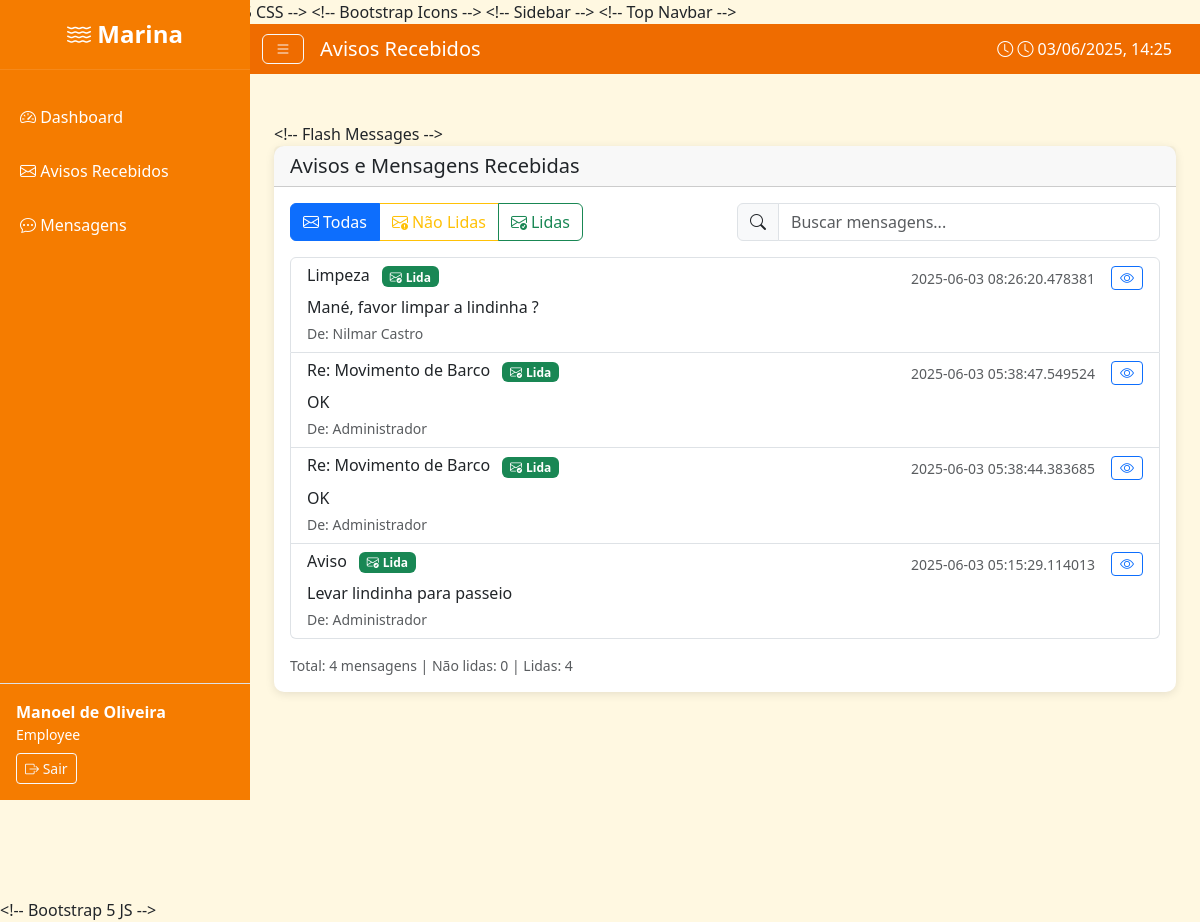
Screenshot of /employee/messages (signed in) with the database file from the repository.
### tables this page shows
CREATE TABLE messages (
    id INTEGER PRIMARY KEY AUTOINCREMENT,
    sender_id INTEGER NOT NULL,
    recipient_id INTEGER,
    subject TEXT NOT NULL,
    content TEXT NOT NULL,
    status TEXT DEFAULT 'unread',
    sent_at DATETIME DEFAULT CURRENT_TIMESTAMP,
    FOREIGN KEY (sender_id) REFERENCES users (id),
    FOREIGN KEY (recipient_id) REFERENCES users (id)
);

CREATE TABLE users (
    id INTEGER PRIMARY KEY AUTOINCREMENT,
    name TEXT NOT NULL,
    email TEXT UNIQUE NOT NULL,
    password TEXT NOT NULL,
    role TEXT NOT NULL CHECK (role IN ('admin', 'associate', 'employee')),
    cpf TEXT,
    phone TEXT,
    address TEXT,
    plan TEXT,
    status TEXT DEFAULT 'active' CHECK (status IN ('active', 'inactive', 'suspended')),
    created_at DATETIME DEFAULT CURRENT_TIMESTAMP
);

### app.py (the view)
@app.route('/employee/messages')
@login_required
@role_required(['employee'])
def employee_messages():
    log_user_activity(session['user_id'], 'view_my_messages', 'messages', None, 'Visualização das minhas mensagens')
    conn = get_db_connection()
    messages = conn.execute("""
        SELECT m.*, s.name as sender_name
        FROM messages m
        LEFT JOIN users s ON m.sender_id = s.id
        WHERE m.recipient_id = ? OR m.recipient_id IS NULL
        ORDER BY m.sent_at DESC
    """, (session['user_id'],)).fetchall()
    conn.close()
    return render_template('employee/messages.html', messages=messages)

### app.py (called while the page is built)
def login_required(f):
    @wraps(f)
    def decorated_function(*args, **kwargs):
        if 'user_id' not in session:
            flash('Você precisa fazer login para acessar esta página.', 'warning')
            return redirect(url_for('login'))
        return f(*args, **kwargs)
    return decorated_function

def role_required(roles):
    def decorator(f):
        @wraps(f)
        def decorated_function(*args, **kwargs):
            if 'user_role' not in session or session['user_role'] not in roles:
                flash('Acesso negado! Você não tem permissão para acessar esta funcionalidade.', 'error')
                return redirect(url_for('dashboard'))
            return f(*args, **kwargs)
        return decorated_function
    return decorator

def get_db_connection():
    conn = sqlite3.connect('marina.db')
    conn.row_factory = sqlite3.Row
    return conn

def log_user_activity(user_id, action, table_affected=None, record_id=None, details=None):
    try:
        conn = get_db_connection()
        conn.execute("""
            INSERT INTO user_logs (user_id, action, table_affected, record_id, details, ip_address, timestamp)
            VALUES (?, ?, ?, ?, ?, ?, ?)
        """, (user_id, action, table_affected, record_id, details, request.remote_addr, datetime.datetime.now()))
        conn.commit()
        conn.close()
    except:
        pass  # Não falhar se o log não funcionar

### templates/employee/messages.html (shortened to what this page needs)
{% extends "base.html" %}
{% block page_title %}Avisos Recebidos{% endblock %}
{% block content %}
<div class="row">
    <div class="col-12">
        <div class="card">
            <div class="card-header">
                <h5 class="card-title mb-0">Avisos e Mensagens Recebidas</h5>
            </div>
            <div class="card-body">
                <div class="row mb-3">
                    <div class="col-md-6">
                        <div class="btn-group" role="group" aria-label="Filtros de mensagens">
                            <button type="button" class="btn btn-outline-primary active" id="filterAll" onclick="filterMessages('all')">
                                <i class="bi bi-envelope me-1"></i>Todas
                            </button>
                            <button type="button" class="btn btn-outline-warning" id="filterUnread" onclick="filterMessages('unread')">
                                <i class="bi bi-envelope-exclamation me-1"></i>Não Lidas
                            </button>
                            <button type="button" class="btn btn-outline-success" id="filterRead" onclick="filterMessages('read')">
                                <i class="bi bi-envelope-check me-1"></i>Lidas
                            </button>
                        </div>
                    </div>
                    <div class="col-md-6">
                        <div class="input-group">
                            <span class="input-group-text"><i class="bi bi-search"></i></span>
                            <input type="text" class="form-control" id="searchMessages" placeholder="Buscar mensagens..." onkeyup="searchMessages()">
                        </div>
                    </div>
                </div>
                <div class="list-group" id="messagesList">
                    {% for message in messages %}
                    <div class="list-group-item message-item {{ 'list-group-item-warning' if message.status == 'unread' else '' }}"
                         data-status="{{ message.status }}"
                         data-search="{{ (message.sender_name + ' ' + message.subject + ' ' + message.content)|lower }}">
                        <div class="d-flex w-100 justify-content-between align-items-start">
                            <div class="flex-grow-1">
                                <div class="d-flex justify-content-between align-items-center mb-1">
                                    <h6 class="mb-1">
                                        {{ message.subject }}
                                        {% if message.status == 'unread' %}
                                        <span class="badge bg-warning ms-2">
                                            <i class="bi bi-envelope-exclamation me-1"></i>Nova
                                        </span>
                                        {% else %}
                                        <span class="badge bg-success ms-2">
                                            <i class="bi bi-envelope-check me-1"></i>Lida
                                        </span>
                                        {% endif %}
                                    </h6>
                                    <small class="text-muted">{{ message.sent_at }}</small>
                                </div>
                                <p class="mb-1">{{ message.content }}</p>
                                <small class="text-muted">De: {{ message.sender_name }}</small>
                            </div>
                            <div class="ms-3">
                                <button class="btn btn-sm btn-outline-primary" onclick="viewMessage('{{ message.id }}', '{{ message.subject }}', '{{ message.content }}', '{{ message.sender_name }}', '{{ message.sent_at }}', '{{ message.status }}')">
                                    <i class="bi bi-eye"></i>
                                </button>
                            </div>
                        </div>
                    </div>
                    {% else %}
                    <div class="text-center p-4">
                        <i class="bi bi-envelope" style="font-size: 3rem; color: #ccc;"></i>
                        <p class="text-muted mt-3">Nenhuma mensagem encontrada</p>
                    </div>
                    {% endfor %}
                </div>
                {% if messages %}
                <div class="mt-3">
                    <small class="text-muted">
                        Total: <span id="totalMessages">{{ messages|length }}</span> mensagens |
                        Não lidas: <span id="unreadCount">{{ messages|selectattr('status', 'equalto', 'unread')|list|length }}</span> |
                        Lidas: <span id="readCount">{{ messages|selectattr('status', 'equalto', 'read')|list|length }}</span>
                    </small>
                </div>
                {% endif %}
            </div>
        </div>
    </div>
</div>
{% endblock %}

### rows the page displays
messages: subject "Limpeza", status "read" (drawn), sent_at "2025-06-03 08:26:20.478381", content "Mané, favor limpar a lindinha ?", sender_name "Nilmar Castro"
messages: subject "Re: Movimento de Barco", status "read" (drawn), sent_at "2025-06-03 05:38:47.549524", content "OK", sender_name "Administrador"
messages: subject "Re: Movimento de Barco", status "read" (drawn), sent_at "2025-06-03 05:38:44.383685", content "OK", sender_name "Administrador"
messages: subject "Aviso", status "read" (drawn), sent_at "2025-06-03 05:15:29.114013", content "Levar lindinha para passeio", sender_name "Administrador"

### other values shown
{{ session.user_name }} "Manoel de Oliveira"
{{ session.user_role|title }} "Employee"
{{ messages|length }} "4"
{{ messages|selectattr('status', 'equalto', 'unread')|list|length }} "0"
{{ messages|selectattr('status', 'equalto', 'read')|list|length }} "4"
